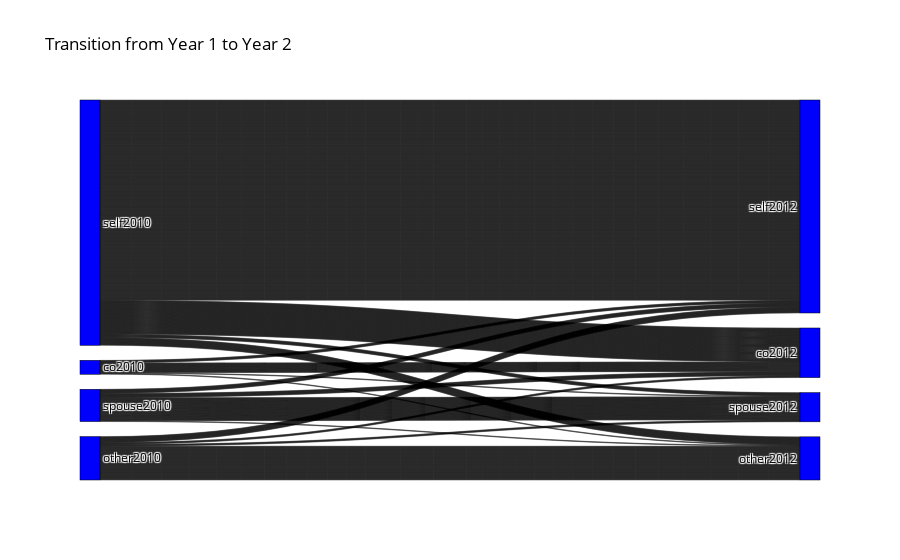

Write notebook code for a chart like this one.
### Code cell
data = df_wide.to_dict("records")
links = []
nodes = ["self2010","spouse2010","co2010","other2010","self2012","spouse2012","co2012","other2012"]

# Sankey diagram
for point in data:
    link = {'source' : point[2010], 'target' : point[2012], 'value':1}
    links.append(link)

sources = []
values = []
targets = []
for link in links:
    if link['source']+"2010" in nodes and link['target']+"2012" in nodes:
        sources.append(nodes.index(link['source']+"2010"))
        targets.append(nodes.index(link['target']+"2012"))
        values.append(1)

# Create Sankey diagram
fig = go.Figure(data=[go.Sankey(
    node=dict(
        label=nodes,
      pad = 15,
      thickness = 20,
      line = dict(color = "black", width = 0.5),
      color = "blue"
    ),
    link=dict(
        source=sources,
        target=targets,
        value=values
    ))])

# Customize the layout
fig.update_layout(title_text="Transition from Year 1 to Year 2",
                  font=dict(size=12, color='black'))

# Display the Sankey diagram
fig.show()

### Figure 1 — Plotly figure (JSON) as saved in the notebook; plotly's stock layout.template omitted (floating-point values rounded to 4 significant figures; data arrays with more than 128 entries replaced by an {"elided": "..."} marker saying what was removed)
{"data": [{"link": {"source": {"elided": "1296 int values"}, "target": {"elided": "1296 int values"}, "value": {"elided": "1296 int values"}}, "node": {"color": "blue", "label": ["self2010", "spouse2010", "co2010", "other2010", "self2012", "spouse2012", "co2012", "other2012"], "line": {"color": "black", "width": 0.5}, "pad": 15, "thickness": 20}, "type": "sankey"}], "layout": {"font": {"color": "black", "size": 12}, "title": {"text": "Transition from Year 1 to Year 2"}}}
